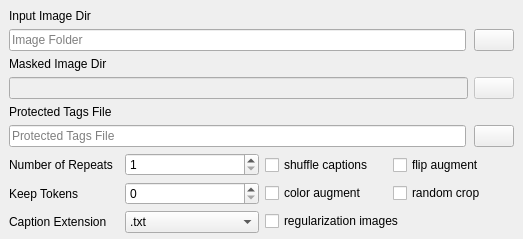
<?xml version="1.0" encoding="UTF-8"?>
<ui version="4.0">
 <class>sub_dataset_input</class>
 <widget class="QWidget" name="sub_dataset_input">
  <property name="geometry">
   <rect>
    <x>0</x>
    <y>0</y>
    <width>523</width>
    <height>221</height>
   </rect>
  </property>
  <property name="sizePolicy">
   <sizepolicy hsizetype="Preferred" vsizetype="Preferred">
    <horstretch>0</horstretch>
    <verstretch>0</verstretch>
   </sizepolicy>
  </property>
  <property name="windowTitle">
   <string>Widget</string>
  </property>
  <layout class="QGridLayout" name="gridLayout">
   <property name="leftMargin">
    <number>9</number>
   </property>
   <property name="topMargin">
    <number>9</number>
   </property>
   <property name="rightMargin">
    <number>9</number>
   </property>
   <property name="bottomMargin">
    <number>0</number>
   </property>
   <item row="0" column="0" colspan="2">
    <layout class="QGridLayout" name="image_dir_grid">
     <property name="horizontalSpacing">
      <number>8</number>
     </property>
     <item row="1" column="1">
      <widget class="QPushButton" name="image_folder_selector">
       <property name="toolTip">
        <string>&lt;html&gt;&lt;head/&gt;&lt;body&gt;&lt;p&gt;The folder that contains images and caption file pairs. The images and captions must be in that folder and not in folders in that folder.&lt;/p&gt;&lt;/body&gt;&lt;/html&gt;</string>
       </property>
       <property name="text">
        <string/>
       </property>
      </widget>
     </item>
     <item row="0" column="0" colspan="2">
      <widget class="QLabel" name="Input_image_dir_label">
       <property name="toolTip">
        <string>&lt;html&gt;&lt;head/&gt;&lt;body&gt;&lt;p&gt;The folder that contains images and caption file pairs. The images and captions must be in that folder and not in folders in that folder.&lt;/p&gt;&lt;/body&gt;&lt;/html&gt;</string>
       </property>
       <property name="text">
        <string>Input Image Dir</string>
       </property>
      </widget>
     </item>
     <item row="1" column="0">
      <widget class="DragDropLineEdit" name="image_folder_input">
       <property name="toolTip">
        <string>&lt;html&gt;&lt;head/&gt;&lt;body&gt;&lt;p&gt;The folder that contains images and caption file pairs. The images and captions must be in that folder and not in folders in that folder.&lt;/p&gt;&lt;/body&gt;&lt;/html&gt;</string>
       </property>
       <property name="placeholderText">
        <string>Image Folder</string>
       </property>
      </widget>
     </item>
    </layout>
   </item>
    <item row="4" column="1">
    <layout class="QGridLayout" name="gridLayout_2">
     <property name="sizeConstraint">
      <enum>QLayout::SetDefaultConstraint</enum>
     </property>
     <item row="0" column="1" alignment="Qt::AlignLeft">
      <widget class="QCheckBox" name="flip_augment_enable">
       <property name="toolTip">
        <string>&lt;html&gt;&lt;head/&gt;&lt;body&gt;&lt;p&gt;Flip Augment Flips the latents of the images during training.&lt;/p&gt;&lt;/body&gt;&lt;/html&gt;</string>
       </property>
       <property name="text">
        <string>flip augment</string>
       </property>
      </widget>
     </item>
     <item row="0" column="0" alignment="Qt::AlignLeft">
      <widget class="QCheckBox" name="shuffle_captions_enable">
       <property name="toolTip">
        <string>&lt;html&gt;&lt;head/&gt;&lt;body&gt;&lt;p&gt;Shuffle Captions will shuffle the captions for each image as it appears. It shuffles according to commas&lt;/p&gt;&lt;/body&gt;&lt;/html&gt;</string>
       </property>
       <property name="text">
        <string>shuffle captions</string>
       </property>
      </widget>
     </item>
     <item row="1" column="1" alignment="Qt::AlignLeft">
      <widget class="QCheckBox" name="random_crop_enable">
       <property name="toolTip">
        <string>&lt;html&gt;&lt;head/&gt;&lt;body&gt;&lt;p&gt;Random Crop replaces the cropping behavior with a crop that originates from a random location of the image, instead of from the center&lt;/p&gt;&lt;/body&gt;&lt;/html&gt;</string>
       </property>
       <property name="text">
        <string>random crop</string>
       </property>
      </widget>
     </item>
     <item row="1" column="0" alignment="Qt::AlignLeft">
      <widget class="QCheckBox" name="color_augment_enable">
       <property name="toolTip">
        <string>&lt;html&gt;&lt;head/&gt;&lt;body&gt;&lt;p&gt;Color Augment shifts the color of images randomly during training&lt;/p&gt;&lt;/body&gt;&lt;/html&gt;</string>
       </property>
       <property name="text">
        <string>color augment</string>
       </property>
      </widget>
     </item>
     <item row="2" column="0" colspan="2" alignment="Qt::AlignLeft">
      <widget class="QCheckBox" name="regularization_images_enable">
       <property name="toolTip">
        <string>&lt;html&gt;&lt;head/&gt;&lt;body&gt;&lt;p&gt;Regularization Images denotes that this folder is meant to be regularization, not for direct training&lt;/p&gt;&lt;/body&gt;&lt;/html&gt;</string>
       </property>
       <property name="text">
        <string>regularization images</string>
       </property>
      </widget>
     </item>
    </layout>
   </item>
    <item row="4" column="0">
    <layout class="QFormLayout" name="other_form_layout">
     <property name="horizontalSpacing">
      <number>12</number>
     </property>
     <item row="0" column="0">
      <widget class="QLabel" name="repeats_label">
       <property name="toolTip">
        <string>&lt;html&gt;&lt;head/&gt;&lt;body&gt;&lt;p&gt;Number of Repeats is the number of times any given image in the folder will be repeated per epoch&lt;/p&gt;&lt;/body&gt;&lt;/html&gt;</string>
       </property>
       <property name="text">
        <string>Number of Repeats</string>
       </property>
      </widget>
     </item>
     <item row="0" column="1">
      <widget class="SpinBox" name="repeats_input">
       <property name="maximumSize">
        <size>
         <width>16777215</width>
         <height>16777215</height>
        </size>
       </property>
       <property name="focusPolicy">
        <enum>Qt::StrongFocus</enum>
       </property>
       <property name="toolTip">
        <string>&lt;html&gt;&lt;head/&gt;&lt;body&gt;&lt;p&gt;Number of Repeats is the number of times any given image in the folder will be repeated per epoch&lt;/p&gt;&lt;/body&gt;&lt;/html&gt;</string>
       </property>
       <property name="minimum">
        <number>1</number>
       </property>
       <property name="maximum">
        <number>16777215</number>
       </property>
      </widget>
     </item>
     <item row="1" column="0">
      <widget class="QLabel" name="keep_tokens_label">
       <property name="toolTip">
        <string>&lt;html&gt;&lt;head/&gt;&lt;body&gt;&lt;p&gt;Keep Tokens is what allows you to prevent tokens from randomizing when shuffle captions is selected&lt;/p&gt;&lt;/body&gt;&lt;/html&gt;</string>
       </property>
       <property name="text">
        <string>Keep Tokens</string>
       </property>
      </widget>
     </item>
     <item row="1" column="1">
      <widget class="SpinBox" name="keep_tokens_input">
       <property name="focusPolicy">
        <enum>Qt::StrongFocus</enum>
       </property>
       <property name="toolTip">
        <string>&lt;html&gt;&lt;head/&gt;&lt;body&gt;&lt;p&gt;Keep Tokens is what allows you to prevent tokens from randomizing when shuffle captions is selected&lt;/p&gt;&lt;/body&gt;&lt;/html&gt;</string>
       </property>
      </widget>
     </item>
     <item row="2" column="0">
      <widget class="QLabel" name="caption_label">
       <property name="toolTip">
        <string>&lt;html&gt;&lt;head/&gt;&lt;body&gt;&lt;p&gt;Caption Extension is how you tell sd-scripts if your caption files are .txt or .caption&lt;/p&gt;&lt;/body&gt;&lt;/html&gt;</string>
       </property>
       <property name="text">
        <string>Caption Extension</string>
       </property>
      </widget>
     </item>
     <item row="2" column="1">
      <widget class="ComboBox" name="caption_extension_selector">
       <property name="focusPolicy">
        <enum>Qt::StrongFocus</enum>
       </property>
       <property name="toolTip">
        <string>&lt;html&gt;&lt;head/&gt;&lt;body&gt;&lt;p&gt;Caption Extension is how you tell sd-scripts if your caption files are .txt or .caption&lt;/p&gt;&lt;/body&gt;&lt;/html&gt;</string>
       </property>
       <item>
        <property name="text">
         <string>.txt</string>
        </property>
       </item>
       <item>
        <property name="text">
         <string>.caption</string>
        </property>
       </item>
      </widget>
     </item>
    </layout>
   </item>
    <item row="5" column="0" colspan="2">
    <widget class="CollapsibleWidget" name="extra_args" native="true"/>
   </item>
    <item row="2" column="0" colspan="2">
    <layout class="QGridLayout" name="gridLayout_3">
     <item row="1" column="0">
      <widget class="DragDropLineEdit" name="masked_image_input">
       <property name="enabled">
        <bool>false</bool>
       </property>
       <property name="toolTip">
        <string>&lt;html&gt;&lt;head/&gt;&lt;body&gt;&lt;p&gt;Masked Image Dir is only used when masked loss is checked. This is where the masks for the images in the given folder are to be provided&lt;/p&gt;&lt;/body&gt;&lt;/html&gt;</string>
       </property>
      </widget>
     </item>
     <item row="1" column="1">
      <widget class="QPushButton" name="masked_image_selector">
       <property name="enabled">
        <bool>false</bool>
       </property>
       <property name="toolTip">
        <string>&lt;html&gt;&lt;head/&gt;&lt;body&gt;&lt;p&gt;Masked Image Dir is only used when masked loss is checked. This is where the masks for the images in the given folder are to be provided&lt;/p&gt;&lt;/body&gt;&lt;/html&gt;</string>
       </property>
       <property name="text">
        <string/>
       </property>
      </widget>
     </item>
     <item row="0" column="0" colspan="2">
      <widget class="QLabel" name="label">
       <property name="toolTip">
        <string>&lt;html&gt;&lt;head/&gt;&lt;body&gt;&lt;p&gt;Masked Image Dir is only used when masked loss is checked. This is where the masks for the images in the given folder are to be provided&lt;/p&gt;&lt;/body&gt;&lt;/html&gt;</string>
       </property>
       <property name="text">
        <string>Masked Image Dir</string>
       </property>
      </widget>
     </item>
    </layout>
    </item>
    <item row="3" column="0" colspan="2">

    <layout class="QGridLayout" name="protected_tags_grid">
        <property name="objectName">
        <string>protected_tags_grid</string>
        </property>
        <property name="horizontalSpacing">
        <number>8</number>
        </property>
        <item row="1" column="0">
        <widget class="DragDropLineEdit" name="protected_tags_input">
        <property name="enabled">
            <bool>true</bool>
        </property>
        <property name="toolTip">
            <string>&lt;html&gt;&lt;head/&gt;&lt;body&gt;&lt;p&gt;'.txt' file containing tags to protect from caption tag dropout (one tag per line). Similar to 'Keep Tokens' except that protected tags work with shuffle captions to allow less stiff prompting. &lt;/p&gt;&lt;/body&gt;&lt;/html&gt;</string>
        </property>
        <property name="placeholderText">
            <string>Protected Tags File</string>
        </property>
        </widget>
        </item>
        <item row="1" column="1">
        <widget class="QPushButton" name="protected_tags_selector">
        <property name="enabled">
            <bool>true</bool>
        </property>
        <property name="toolTip">
            <string>&lt;html&gt;&lt;head/&gt;&lt;body&gt;&lt;p&gt;F'.txt' file containing tags to protect from caption tag dropout (one tag per line). Similar to 'Keep Tokens' except that protected tags work with shuffle captions to allow less stiff prompting. &lt;/p&gt;&lt;/body&gt;&lt;/html&gt;</string>
        </property>
        <property name="text">
            <string/>
        </property>
        </widget>
        </item>
        <item row="0" column="0" colspan="2">
        <widget class="QLabel" name="protected_tags_label">
        <property name="toolTip">
            <string>&lt;html&gt;&lt;head/&gt;&lt;body&gt;&lt;p&gt;'.txt' file containing tags to protect from caption tag dropout (one tag per line). Similar to 'Keep Tokens' except that protected tags work with shuffle captions to allow less stiff prompting. &lt;/p&gt;&lt;/body&gt;&lt;/html&gt;</string>
        </property>
        <property name="text">
            <string>Protected Tags File</string>
        </property>
        </widget>
        </item>
        </layout>

   </item>
  </layout>
 </widget>
 <customwidgets>
  <customwidget>
   <class>SpinBox</class>
   <extends>QSpinBox</extends>
   <header>modules.ScrollOnSelect.h</header>
  </customwidget>
  <customwidget>
   <class>ComboBox</class>
   <extends>QComboBox</extends>
   <header>modules.ScrollOnSelect.h</header>
  </customwidget>
  <customwidget>
   <class>CollapsibleWidget</class>
   <extends>QWidget</extends>
   <header>modules.CollapsibleWidget.h</header>
   <container>1</container>
  </customwidget>
  <customwidget>
   <class>DragDropLineEdit</class>
   <extends>QLineEdit</extends>
   <header>modules.DragDropLineEdit.h</header>
  </customwidget>
 </customwidgets>
 <resources/>
 <connections/>
</ui>
